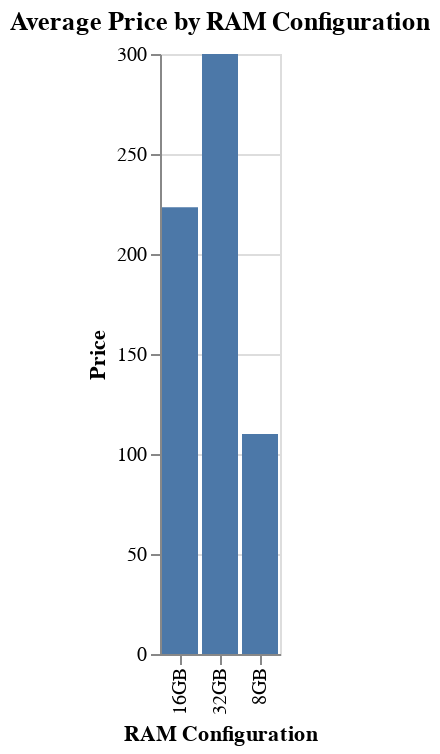

Notebook code for this chart:
### Markdown cell above
<div class="alert alert-block alert-success">

### <span style=" color:red"> Top CPU/GPU Manufacturers:

- Extract and visualize the most common CPU and GPU manufacturers.

### Code cell
chart = alt.Chart(grouped_df).mark_bar().encode(
    x=alt.X('RAM Configuration'),
    y=alt.Y('Price'),
    tooltip=['RAM Configuration', 'Price']
).properties(
    title='Average Price by RAM Configuration'
)
chart

### Figure 1 — Vega-Lite specification as saved in the notebook (floating-point values rounded to 4 significant figures)
{"config": {"view": {"continuousWidth": 300, "continuousHeight": 300}}, "data": {"name": "data-ef3734d43b9990ad7e69e7ec8f9202ae"}, "mark": {"type": "bar"}, "encoding": {"tooltip": [{"field": "RAM Configuration", "type": "nominal"}, {"field": "Price", "type": "quantitative"}], "x": {"field": "RAM Configuration", "type": "nominal"}, "y": {"field": "Price", "type": "quantitative"}}, "title": "Average Price by RAM Configuration", "$schema": "https://vega.github.io/schema/vega-lite/v5.20.1.json", "datasets": {"data-ef3734d43b9990ad7e69e7ec8f9202ae": [{"RAM Configuration": "32GB", "Price": 300.0}, {"RAM Configuration": "16GB", "Price": 223.3}, {"RAM Configuration": "8GB", "Price": 110.0}]}}
